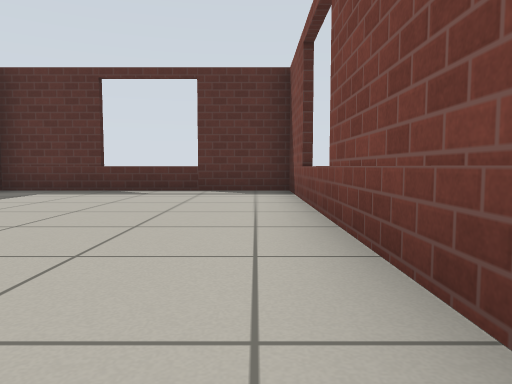
view 1 (above)

13 first-person views from a walk through a Gazebo world. The camera is 0.5 m above the floor, tilts 4° down and sees 70° across. The floor is counted in squares, 1 m on a side. Each view is taken from the middle of a square. On the plan, view 1 faces up. The plan holds only what a view shows up to about 9 squares ahead; the rest is blank. Simple patterns stand in for the simulator's built-in surfaces.

view 2
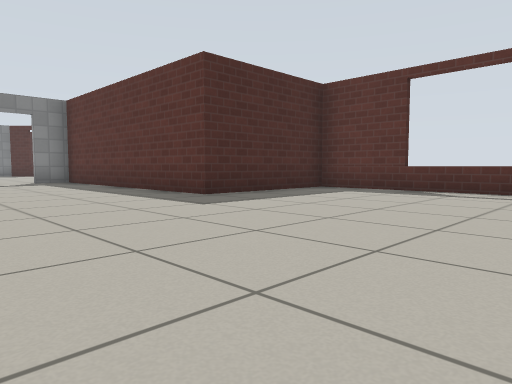

view 3
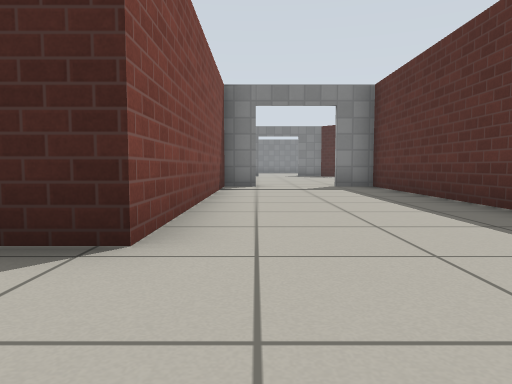

view 4
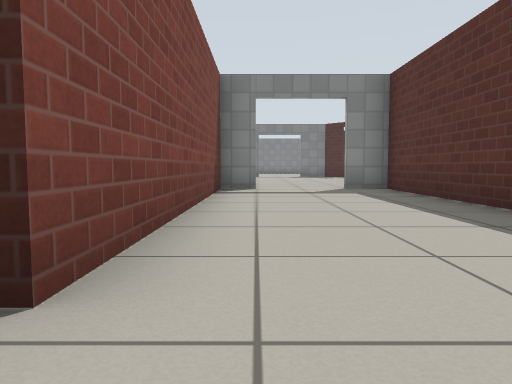

view 5
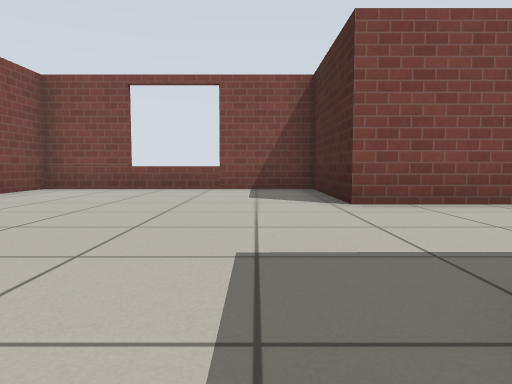

view 6
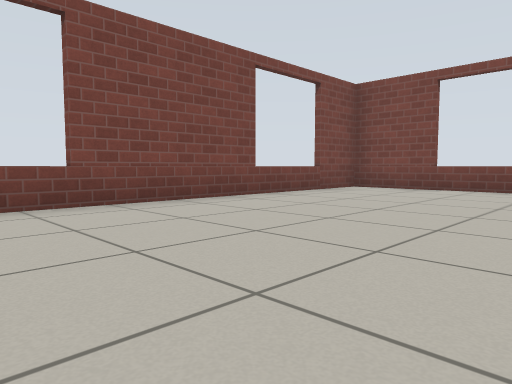

view 7
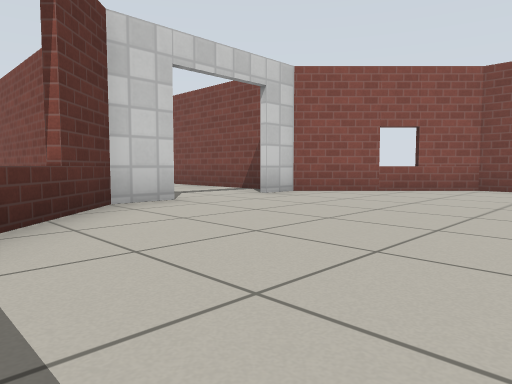

view 8
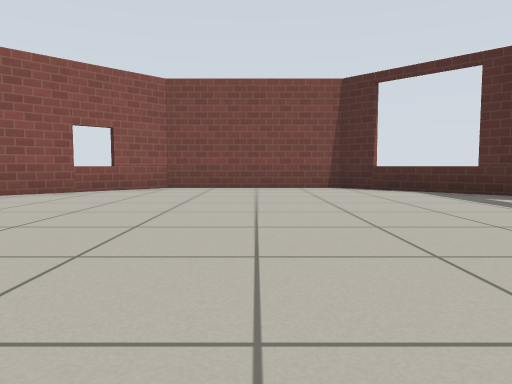

view 9
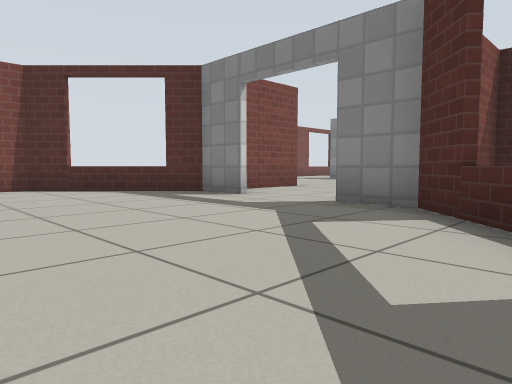

view 10
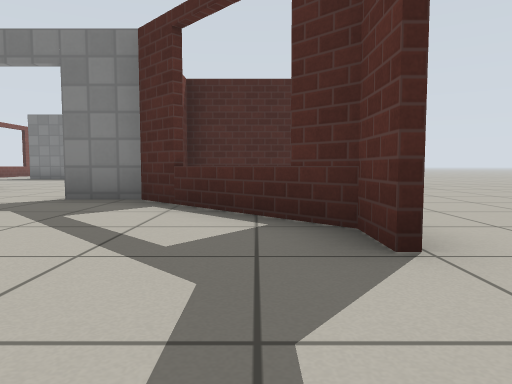

view 11
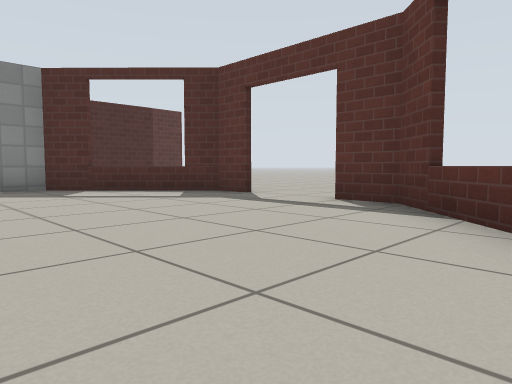

view 12
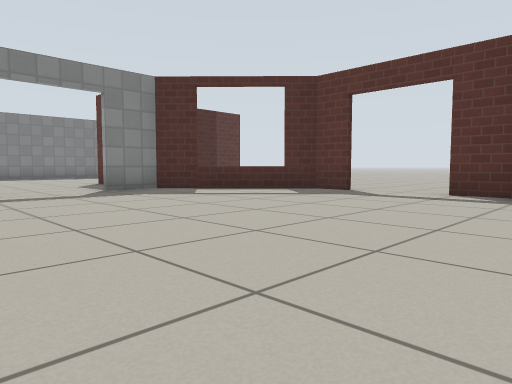

view 13
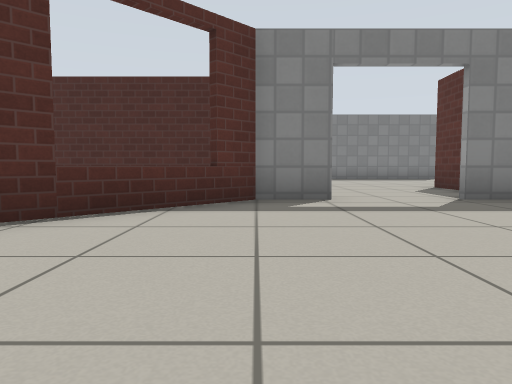

### Floor plan
Points are (right, up) in squares from view 1. A wall is a line through its corners. A room is listed if a view was taken in it or the views show most of it. See-through windows are left out.
Room 1 (views 1, 2, 3, 4, 5, 6)
walls: (-12.1, 1) (-12.1, 0.2) (-5.3, 0.2) (-5.3, -3.1) (0.7, -3.1) (0.7, 7.6) (-5.3, 7.6) (-5.3, 4) (-12.1, 3.9) (-12.1, 3)
ways out: open door at (-12, 2) to room 2
Room 2 (views 7, 8, 9, 10, 11, 12, 13)
walls: (-21.5, 1.3) (-21.5, 0) (-19, -2.5) (-14.9, -2.5) (-12.3, 0.2) (-12.3, 1); (-12.3, 2.9) (-12.3, 4) (-15.1, 6.8) (-16.1, 6.8); (-18, 6.8) (-18.9, 6.8) (-21.5, 4.3) (-21.5, 3.1)
ways out: open door at (-12, 2) to room 1; open door at (-21.7, 2.3); open door at (-17, 7)

Where each view was taken, in squares from view 1:
view 1: 0 up, 0 right, facing up
view 2: 0 up, 0 right, facing up-left
view 3: 1 up, 3 left, facing left
view 4: 1 up, 4 left, facing left
view 5: 5 up, 4 left, facing down
view 6: 5 up, 4 left, facing down-right
view 7: 6 up, 17 left, facing down-right
view 8: 6 up, 17 left, facing down
view 9: 6 up, 17 left, facing down-left
view 10: 6 up, 16 left, facing left
view 11: 2 up, 13 left, facing up-left
view 12: 0 up, 14 left, facing up-left
view 13: 0 up, 16 left, facing left
